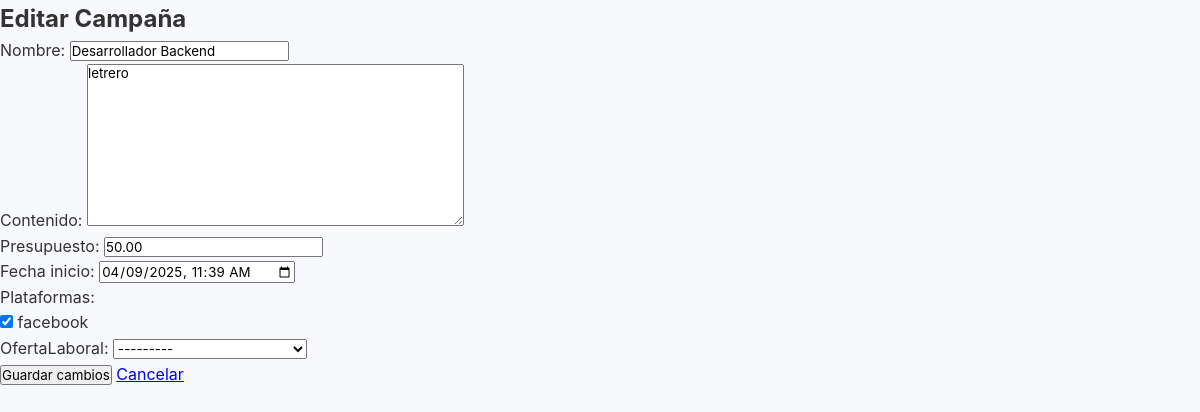
The app's page /campania/2/editar/, older data.
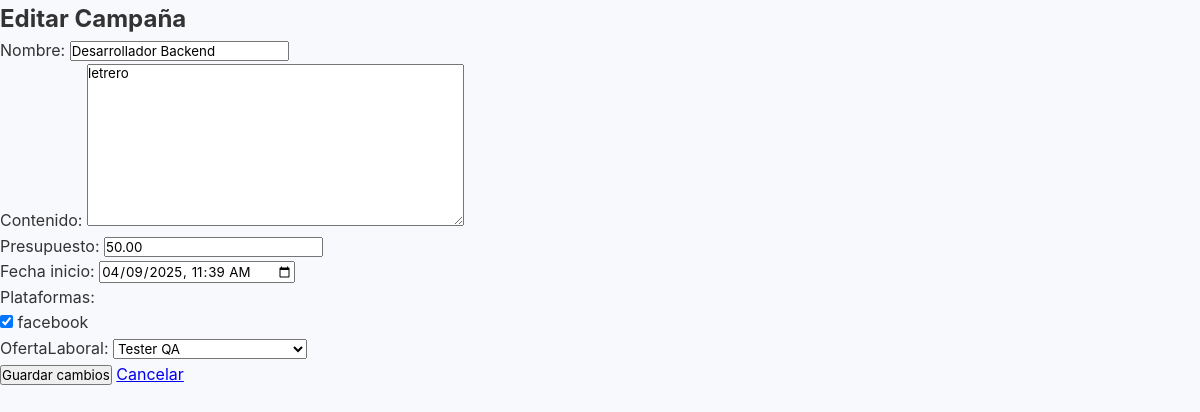
The same page, newer data.
### dashboard/models.py (models this page shows, shortened)
class Campania(models.Model):
    ESTADOS = (
        ('activa', 'Activa'),
        ('pausada', 'Pausada'),
        ('finalizada', 'Finalizada'),
    )
    OfertaLaboral = models.ForeignKey('OfertaLaboral', on_delete=models.SET_NULL, null=True, blank=True)
    nombre = models.CharField(max_length=200)
    contenido = models.TextField()
    plataformas = models.ManyToManyField(Plataforma)
    presupuesto = models.DecimalField(max_digits=10, decimal_places=2)
    fecha_inicio = models.DateTimeField()
    fecha_creacion = models.DateTimeField(auto_now_add=True)
    estado = models.CharField(max_length=20, choices=ESTADOS, default='activa')
    id_facebook = models.CharField(max_length=100, blank=True)  # ID de la campaña en Meta

class Plataforma(models.Model):
    nombre = models.CharField(max_length=50)
    api_key = models.CharField(max_length=100, blank=True)
    def __str__(self):
        return self.nombre

### dashboard/views.py (the view)
# urls.py: path('campania/<int:pk>/editar/', views.editar_campania, name='editar_campania'),
def editar_campania(request, pk):
    campania = get_object_or_404(Campania, pk=pk)
    if request.method == 'POST':
        form = CampaniaForm(request.POST, instance=campania)
        if form.is_valid():
            form.save()
            messages.success(request, 'Campaña actualizada exitosamente.')
            return redirect('campania_activas')
    else:
        form = CampaniaForm(instance=campania)
    return render(request, 'editar_campania.html', {'form': form, 'campania': campania})

### dashboard/forms.py
class CampaniaForm(forms.ModelForm):
    class Meta:
        model = Campania
        fields = ['nombre', 'contenido', 'presupuesto', 'fecha_inicio', 'plataformas', 'OfertaLaboral']
        widgets = {
            'fecha_inicio': forms.DateTimeInput(attrs={'type': 'datetime-local'}),
            'plataformas': forms.CheckboxSelectMultiple(),
        }

### dashboard/models.py (called while the page is built)
    def __str__(self):
        return self.cargo

### dashboard/templates/editar_campania.html (shortened to what this page needs)
{% load static %}
<!DOCTYPE html>
<html lang="es">
<head>
    <link rel="stylesheet" href="{% static 'dashboard/css/styles.css' %}">
</head>
<body>
    <h2>Editar Campaña</h2>
    <form method="post">
        {{ form.as_p }}
        <button type="submit">Guardar cambios</button>
        <a href="{% url 'campania_activas' %}">Cancelar</a>
    </form>
</body>
</html>

Row changes from the older to the newer data that the page shows:
changed Campania "letrero": OfertaLaboral "---------" → "Tester QA"
